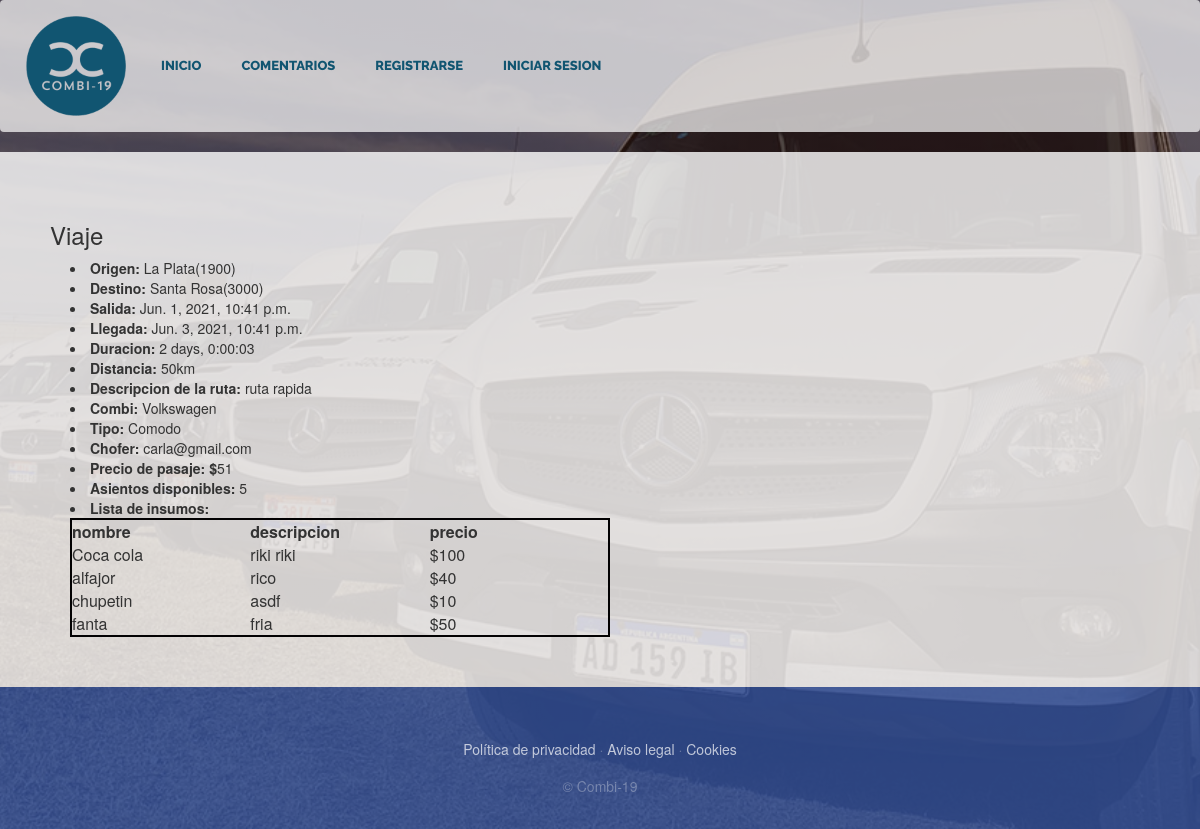
Page /infoViaje/11 on the earlier database version.
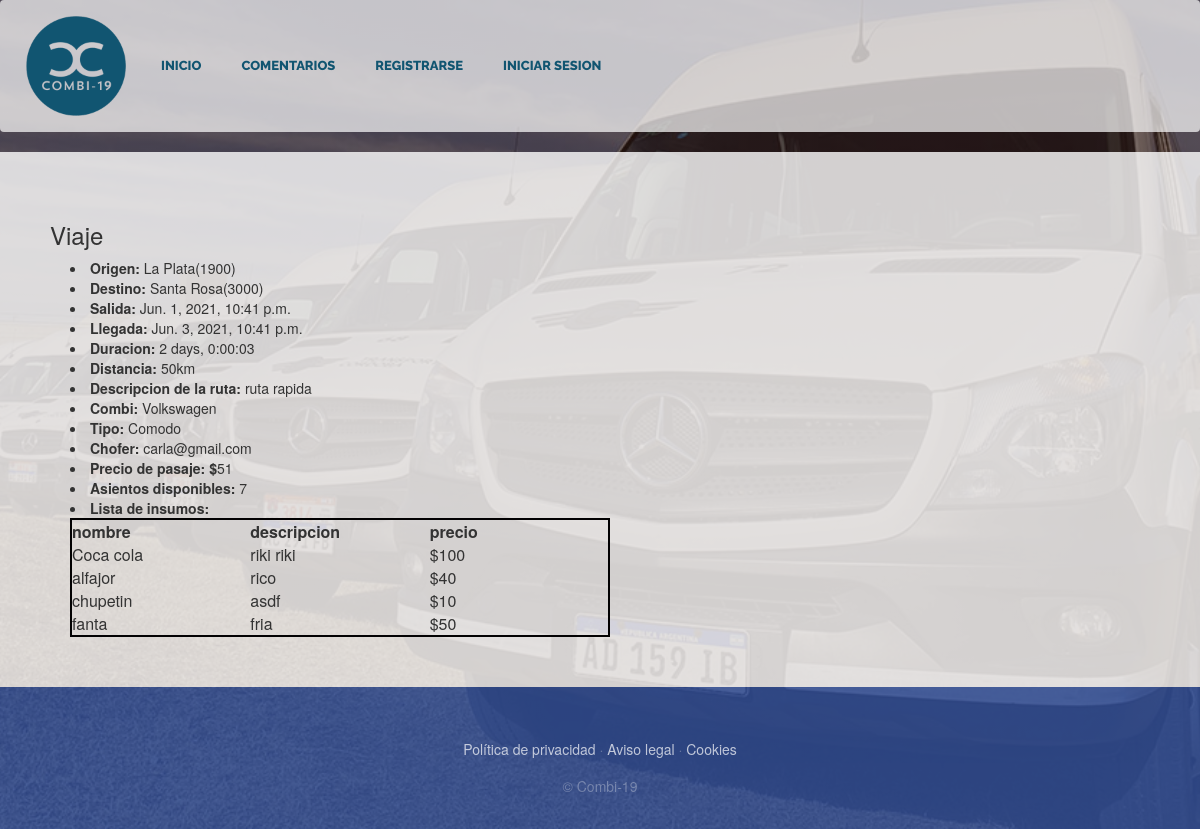
Same page on the later database version.
### PaginaDePruebaApp/models.py (models this page shows, shortened)
class Viaje(models.Model):
    enCurso=models.BooleanField(default=False, verbose_name="Viaje iniciado")
    finalizado=models.BooleanField(default=False, verbose_name="Viaje finalizado")
    insumo = models.ManyToManyField(Insumo, verbose_name="Lista de insumos", blank=True)
    combi = models.ForeignKey(Combi, verbose_name="Lista de combis",on_delete=models.PROTECT)
    ruta = models.ForeignKey(Ruta, verbose_name="ruta",on_delete=models.PROTECT)
    fechaSalida=models.DateTimeField()
    fechaLlegada=models.DateTimeField()
    duracion=models.CharField(max_length=20, default='')
    asientosDisponibles=models.PositiveIntegerField()
    precio=models.PositiveIntegerField()
    class Meta:
        verbose_name="Viaje"
        verbose_name_plural="Viajes"

class Ruta(models.Model):
    id = models.AutoField(primary_key=True)
    origen = models.ForeignKey(Lugar, on_delete= models.PROTECT,related_name = 'rutaOrigen')
    destino = models.ForeignKey(Lugar, on_delete= models.PROTECT, related_name = 'rutaDestino')
    distancia=models.PositiveIntegerField() #distancia en km
    descripcion = models.CharField(max_length=50, blank=False)
    class Meta:
        unique_together=('origen','destino','descripcion')  ## hace que no puede haber otra ruta con estos 3 campos iguales
        verbose_name="Ruta"
        verbose_name_plural="Rutas"

class Lugar(models.Model):
    nombre=models.CharField(max_length=30)
    codigoPostal=models.IntegerField(unique=True, primary_key=True)
    def __str__(self):
        return "{0}({1})".format(self.nombre, self.codigoPostal)
    class Meta:
        verbose_name="Lugar"
        verbose_name_plural="Lugares"

class Combi(models.Model):
    TIPO = (
        ('Comodo', 'Cómodo'),
        ('SuperComodo', 'Súper Comodo'),
    )
    modelo=models.CharField(max_length=30)
    cantAsientos= models.PositiveIntegerField(default=0)
    patente = models.CharField(max_length=20, unique=True)
    chofer = models.OneToOneField(Chofer, on_delete= models.PROTECT)
    tipo=models.CharField(max_length=11,choices=TIPO, default='Comodo')
    class Meta:
        verbose_name="Combi"
        verbose_name_plural="Combis"

class Chofer(models.Model):
    user=models.OneToOneField(User, on_delete=models.CASCADE, primary_key=True)
    telefono= models.PositiveIntegerField(null= True,blank= False, max_length=10)
    def __str__(self):
        return self.user.email
    class Meta:
        verbose_name="Chofer"
        verbose_name_plural="Choferes"

class User(AbstractUser):
    username=None
    email=models.EmailField(_('email address'), unique=True)
    USERNAME_FIELD='email'
    REQUIRED_FIELDS = []
    objects=CustomUserManager()
    esCliente=models.BooleanField(default=False)
    esChofer=models.BooleanField(default=False)
    class Meta:
        verbose_name="Usuario"
        verbose_name_plural="Usuarios"

### PaginaDePruebaApp/views.py (the view, shortened to what this page needs)
# urls.py: path('infoViaje/<int:id_viaje>', views.infoViaje, name= "infoViaje"),
def infoViaje(request, id_viaje):
    viaje = Viaje.objects.get(pk=id_viaje)
    viajeInsumosQuery=Viaje.insumo.through.objects.filter(viaje_id=id_viaje)
    insumos=list(Insumo.objects.get(pk=viajeInsumo.insumo_id) for viajeInsumo in viajeInsumosQuery)
    return render(request,"PaginaDePruebaApp/infoViaje.html",{"viaje": viaje,"insumos":insumos})

### PaginaDePruebaApp/templates/PaginaDePruebaApp/infoViaje.html (shortened to what this page needs)
{% extends "PaginaDePruebaApp/base.html" %}
{% load static %}
{% block content %}
<div style="background-color: rgba(255, 255, 255,0.8); padding:50px">
    <h3>Viaje</h3>
    <li style="margin-left: 20px;"><b>Origen: </b>{{viaje.ruta.origen}}</li>
    <li style="margin-left: 20px;"><b>Destino: </b>{{viaje.ruta.destino}}</li>
    <li style="margin-left: 20px;"><b>Salida: </b>{{viaje.fechaSalida}}</li>
    <li style="margin-left: 20px;"><b>Llegada: </b>{{viaje.fechaLlegada}}</li>
    <li style="margin-left: 20px;"><b>Duracion: </b>{{viaje.duracion}}</li>
    <li style="margin-left: 20px;"><b>Distancia: </b>{{viaje.ruta.distancia}}<text>km</text></li>
    <li style="margin-left: 20px;"><b>Descripcion de la ruta: </b>{{viaje.ruta.descripcion}}</li>
    <li style="margin-left: 20px;"><b>Combi: </b>{{viaje.combi.modelo}}</li>
    <li style="margin-left: 20px;"><b>Tipo: </b>{{viaje.combi.tipo}}</li>
    <li style="margin-left: 20px;"><b>Chofer: </b>{{viaje.combi.chofer}}</li>
    <li style="margin-left: 20px;"><b>Precio de pasaje: $</b>{{viaje.precio}}</li>
    {% if not compra %}
    <li style="margin-left: 20px;"><b>Asientos disponibles: </b>{{viaje.asientosDisponibles}}</li>
    <li style="margin-left: 20px;"><b>Lista de insumos:</b>
        <div>
            <table id=tabla-insumos>
            <thead>
                <tr>
                    <th>nombre</th>
                    <th>descripcion</th>
                    <th>precio</th>
                </tr>
            </thead>
            <tbody>
            {% for insumo in insumos %}
                <tr>
                    <td>{{insumo.nombre}}</td>
                    <td>{{insumo.descripcion}}</td>
                    <td>${{insumo.precio}}</td>
                </tr>
            {% endfor %}
            </tbody>
            </table>
        </div>
    </li>
    {% endif %}
</div>
{% endblock %}

Differences in the rows shown:
changed Viaje "Santa Rosa(3000)": asientosDisponibles "5" → "7"
